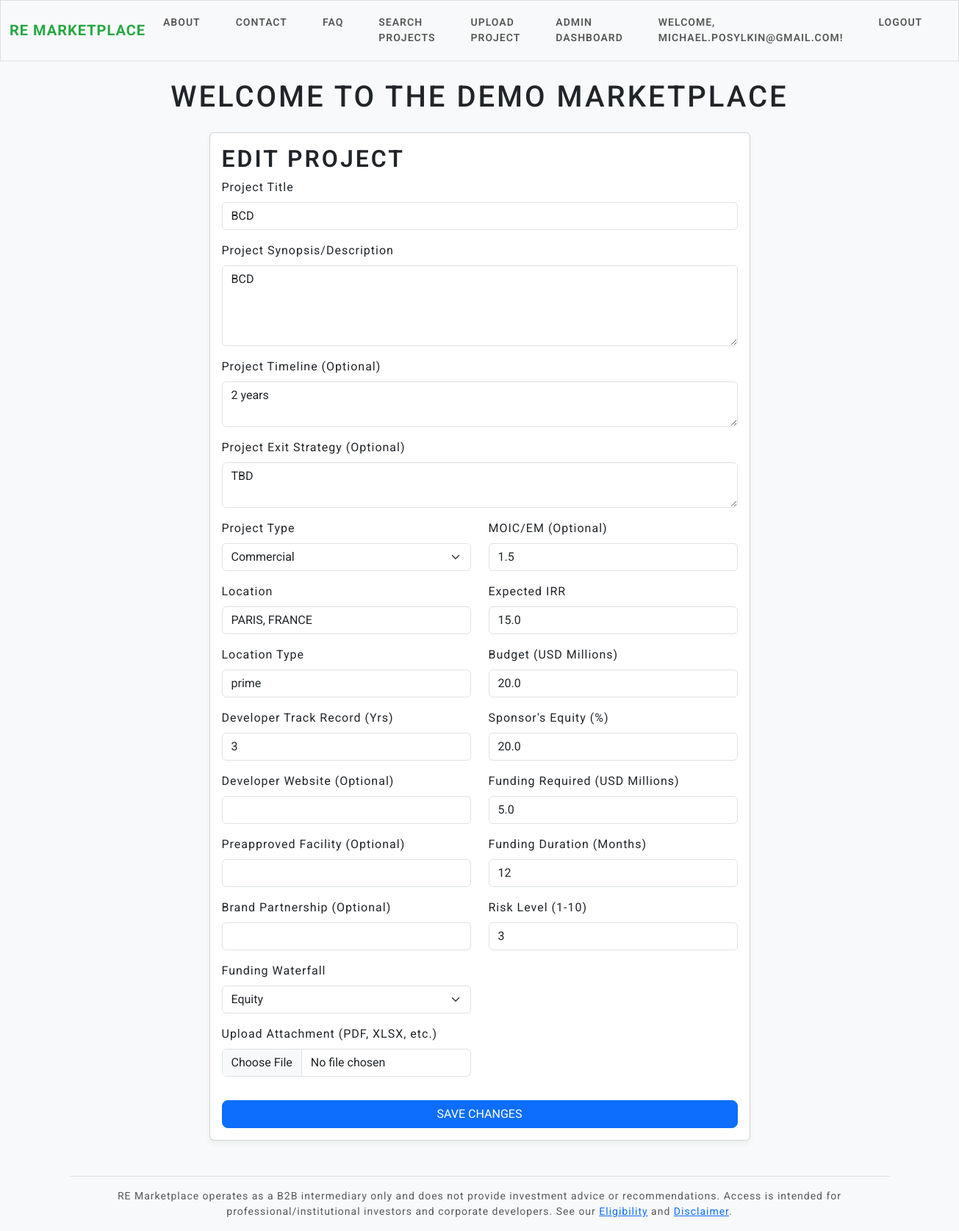
Page /projects/2/edit (signed in) on the committed database.
### models.py (models this page shows, shortened)
class User(UserMixin, db.Model):  # UserMixin adds login features
    id = db.Column(db.Integer, primary_key=True)
    email = db.Column(db.String(150), unique=True, nullable=False)
    password_hash = db.Column(db.String(150), nullable=False)
    role = db.Column(db.String(20), default='developer')  # 'developer' or 'investor'
    company_name = db.Column(db.String(150), nullable=True)
    position_in_company = db.Column(db.String(50), nullable=True)
    company_website = db.Column(db.String(255), nullable=True)
    company_address = db.Column(db.String(300), nullable=True)
    phone = db.Column(db.String(30), nullable=True)
    first_name = db.Column(db.String(100), nullable=True)
    surname = db.Column(db.String(100), nullable=True)
    aum = db.Column(db.Float, nullable=True)  # in millions or your preferred unit
    projects = db.relationship('Project', backref='owner', lazy=True)

class Project(db.Model):
    id = db.Column(db.Integer, primary_key=True)
    title = db.Column(db.String(200), nullable=False)
    description = db.Column(db.Text, nullable=False)
    project_type = db.Column(db.String(50), default='commercial')  # e.g., 'residential', 'commercial'
    budget = db.Column(db.Float, nullable=False)
    funding = db.Column(db.Float, nullable=False)
    duration = db.Column(db.Integer, nullable=True)
    irr = db.Column(db.Float, nullable=False)
    location = db.Column(db.String(100), nullable=False)
    risk_level = db.Column(db.Integer, default=5)  # 1-10 scale
    secured = db.Column(db.String(50), default='mezz')
    attachment_path = db.Column(db.String(300))
    timeline = db.Column(db.String(200), nullable=True)
    exit_strategy = db.Column(db.String(200), nullable=True)
    developer_tr = db.Column(db.String(200), nullable=True)
    website = db.Column(db.String(200), nullable=True)
    preapproved_facility = db.Column(db.String(100), nullable=True)
    brand_partnership = db.Column(db.String(100), nullable=True)
    MOIC_EM = db.Column(db.Float, nullable=True)
    sponsor_equity = db.Column(db.Float, nullable=False)
    location_type = db.Column(db.String(50), default='prime') # e.g., 'prime', 'non-prime'
    user_id = db.Column(db.Integer, db.ForeignKey('user.id'), nullable=False)  # New: Links to user

### app.py (the view, shortened to what this page needs)
@app.route("/projects/<int:project_id>/edit", methods=["GET", "POST"])
@login_required
def edit_project(project_id):
    project = Project.query.get_or_404(project_id)
    if not can_edit_project(project, current_user):
        abort(403)
    form = ProjectForm(obj=project)
    return render_template("upload.html", form=form, edit_mode=True, project=project)

### app.py (called while the page is built)
def can_edit_project(project, user):
    if not user.is_authenticated:
        return False
    if getattr(user, "role", None) == "admin":
        return True
    return getattr(user, "role", None) == "developer" and project.user_id == user.id

@login_manager.user_loader
def load_user(user_id):
    return User.query.get(int(user_id))

### templates/upload.html (shortened to what this page needs)
{% extends "base.html" %}
{% block content %}
<div class="row justify-content-center">
  <div class="col-md-8">
    <div class="card">
      <div class="card-body">
        <h2 class="card-title">
          {% if view_mode %}
            Project Details
          {% elif edit_mode %}
            Edit Project
          {% else %}
            Upload Project Synopsis
          {% endif %}
        </h2>
        {% if not view_mode %}
          <form method="POST" enctype="multipart/form-data">
        {% endif %}
        <div class="mb-3">
          {{ form.title.label(class="form-label") }}
          {% if view_mode %}
            <div class="form-control-plaintext">{{ project.title }}</div>
          {% else %}
            {{ form.title(class="form-control") }}
          {% endif %}
        </div>
        <div class="mb-3">
          {{ form.description.label(class="form-label") }}
          {% if view_mode %}
            <div class="form-control-plaintext">{{ project.description }}</div>
          {% else %}
            {{ form.description(class="form-control", rows=4) }}
          {% endif %}
        </div>
        <div class="mb-3">
          {{ form.timeline.label(class="form-label") }}
          {% if view_mode %}
            <div class="form-control-plaintext">{{ project.timeline or '—' }}</div>
          {% else %}
            {{ form.timeline(class="form-control", rows=2) }}
          {% endif %}
        </div>
        <div class="mb-3">
          {{ form.exit_strategy.label(class="form-label") }}
          {% if view_mode %}
            <div class="form-control-plaintext">{{ project.exit_strategy or '—' }}</div>
          {% else %}
            {{ form.exit_strategy(class="form-control", rows=2) }}
          {% endif %}
        </div>
        <div class="row">
          <div class="col-md-6">
            <div class="mb-3">
              {{ form.project_type.label(class="form-label") }}
              {% if view_mode %}
                <div class="form-control-plaintext">{{ project.project_type }}</div>
              {% else %}
                {{ form.project_type(class="form-select") }}
              {% endif %}
            </div>
            <div class="mb-3">
              {{ form.location.label(class="form-label") }}
              {% if view_mode %}
                <div class="form-control-plaintext">{{ project.location }}</div>
              {% else %}
                {{ form.location(class="form-control") }}
              {% endif %}
            </div>
             <div class="mb-3">
               {{ form.location_type.label(class="form-label") }}
               {% if view_mode %}
                 <div class="form-control-plaintext">{{ project.location_type }}</div>
               {% else %}
                 {{ form.location_type(class="form-control") }}
               {% endif %}
             </div>
            <div class="mb-3">
              {{ form.developer_tr.label(class="form-label") }}
              {% if view_mode %}
                <div class="form-control-plaintext">{{ project.developer_tr or '—' }}</div>
              {% else %}
                {{ form.developer_tr(class="form-control") }}
              {% endif %}
            </div>
            <div class="mb-3">
              {{ form.website.label(class="form-label") }}
              {% if view_mode %}
                {% if project.website %}
                  <a href="{{ project.website }}" target="_blank">{{ project.website }}</a>
                {% else %}
                  <div class="form-control-plaintext">—</div>
                {% endif %}
              {% else %}
                {{ form.website(class="form-control") }}
              {% endif %}
            </div>
            <div class="mb-3">
              {{ form.preapproved_facility.label(class="form-label") }}
              {% if view_mode %}
                <div class="form-control-plaintext">{{ project.preapproved_facility or '—' }}</div>
              {% else %}
                {{ form.preapproved_facility(class="form-control") }}
              {% endif %}
            </div>
            <div class="mb-3">
              {{ form.brand_partnership.label(class="form-label") }}
              {% if view_mode %}
                <div class="form-control-plaintext">{{ project.brand_partnership or '—' }}</div>
              {% else %}
                {{ form.brand_partnership(class="form-control") }}
              {% endif %}
            </div>
            <div class="mb-3">
              {{ form.secured.label(class="form-label") }}
              {% if view_mode %}
                <div class="form-control-plaintext">{{ project.secured }}</div>
              {% else %}
                {{ form.secured(class="form-select") }}
              {% endif %}
            </div>
            <div class="mb-3">
              {{ form.attachment.label(class="form-label") }}
              {% if view_mode %}
                {% if project.attachment_path %}
                  <a href="{{ url_for('uploaded_file', filename=project.attachment_path) }}" class="btn btn-sm btn-outline-primary" target="_blank">Download Attachment</a>
                {% else %}
                  <div class="form-control-plaintext">—</div>
                {% endif %}
              {% else %}
                {{ form.attachment(class="form-control") }}
              {% endif %}
            </div>
          </div>
          <div class="col-md-6">
            {% for field in [form.MOIC_EM, form.irr, form.budget, form.sponsor_equity, form.funding, form.duration, form.risk_level] %}
              <div class="mb-3">
                {{ field.label(class="form-label") }}
                {% if view_mode %}
                  <div class="form-control-plaintext">
                    {{ project[field.name] if project[field.name] is defined else '—' }}
                  </div>
                {% else %}
                  {{ field(class="form-control") }}
                {% endif %}
              </div>
            {% endfor %}
          </div>
        </div>
        {% if view_mode %}
          <div class="d-flex justify-content-center gap-3 mt-4">
            {% if current_user.is_authenticated and (current_user.role == 'admin' or current_user.id == project.user_id) %}
              <a href="{{ url_for('edit_project', project_id=project.id) }}" class="btn btn-outline-secondary">
                <i class="bi bi-pencil"></i> Edit
              </a>
            {% endif %}
            <a href="{{ url_for('search') }}" class="btn btn-secondary">
              <i class="bi bi-arrow-left"></i> Back
            </a>
            <button type="button" class="btn btn-outline-primary" onclick="window.print()">
              <i class="bi bi-printer"></i> Print
            </button>
          </div>
        {% else %}
          <div class="d-grid mt-3">
            {% if edit_mode %}
              {{ form.submit(class="btn btn-primary", value="Save changes") }}
            {% else %}
              {{ form.submit(class="btn btn-success", value="Create project") }}
            {% endif %}
          </div>
          </form>
        {% endif %}
      </div>
    </div>
  </div>
</div>
{% endblock %}

### templates/base.html (shortened to what this page needs)
<!DOCTYPE html>
<html lang="en">
<head>
    <link rel="stylesheet" href="https://cdn.jsdelivr.net/npm/bootswatch@5.3.0/dist/lux/bootstrap.min.css">
    <link href="https://cdn.jsdelivr.net/npm/select2@4.1.0-rc.0/dist/css/select2.min.css" rel="stylesheet">
    <link rel="stylesheet" href="{{ url_for('static', filename='style.css') }}">
    <link href="https://cdn.jsdelivr.net/npm/bootstrap@5.3.2/dist/css/bootstrap.min.css" rel="stylesheet">
    <link href="https://cdn.jsdelivr.net/npm/select2@4.1.0-rc.0/dist/css/select2.min.css" rel="stylesheet">
</head>
<body>
    <nav class="navbar navbar-expand-lg navbar-light bg-light">
        <div class="container-fluid">
            <a class="navbar-brand" href="{{ url_for('home') }}">RE Marketplace</a>
            <div class="collapse navbar-collapse" id="navbarNav">
                <ul class="navbar-nav me-auto">
                    <li class="nav-item"><a class="nav-link" href="{{ url_for('about') }}">About</a></li>
                    <li class="nav-item"><a class="nav-link" href="{{ url_for('contact') }}">Contact</a></li>
                    <li class="nav-item"><a class="nav-link" href="{{ url_for('faq') }}">FAQ</a></li>
                    {% if current_user.is_authenticated %}
                        <li class="nav-item"><a class="nav-link" href="{{ url_for('search') }}">Search Projects</a></li>
                    {% endif %}
                    {% if current_user.is_authenticated and current_user.role == 'developer' or current_user.role == 'admin' %}
                        <li class="nav-item"><a class="nav-link" href="{{ url_for('upload') }}">Upload Project</a></li>
                    {% endif %}
                    {% if current_user.is_authenticated and current_user.role == 'admin' %}
                      <li class="nav-item">
                        <a class="nav-link" href="{{ url_for('admin_dashboard') }}">Admin Dashboard</a>
                      </li>
                    {% endif %}
                </ul>
                <ul class="navbar-nav">
                    {% if current_user.is_authenticated %}
                        <li class="nav-item"><span class="nav-link">Welcome, {{ current_user.email }}!</span></li>
                        <li class="nav-item"><a class="nav-link" href="{{ url_for('logout') }}">Logout</a></li>
                    {% else %}
                        <li class="nav-item"><a class="nav-link" href="{{ url_for('login') }}">Login</a></li>
                        <li class="nav-item"><a class="nav-link" href="{{ url_for('register') }}">Register</a></li>
                    {% endif %}
                </ul>
            </div>
        </div>
    </nav>
    <div class="container mt-4">
        <h1 class="text-center mb-4">Welcome to the Demo Marketplace</h1>
        {% block content %}{% endblock %}
        <footer class="border-top mt-5 py-3 small text-center text-muted">
          RE Marketplace operates as a B2B intermediary only and does not provide investment advice or recommendations.
          Access is intended for professional/institutional investors and corporate developers.
          See our <a href="{{ url_for('eligibility') }}">Eligibility</a> and <a href="{{ url_for('disclaimer') }}">Disclaimer</a>.
        </footer>
    </div>
</body>
</html>

### static/style.css (style rules this page uses)
body { background-color: #f8f9fa; font-family: 'Inter', 'Segoe UI', sans-serif; }
.card { border-radius: 1rem; box-shadow: 0 4px 8px rgba(0,0,0,0.05); }
.card-body h2, .card-body h3 { font-weight: 600; }
.btn { border-radius: 8px !important; }
.navbar { border-bottom: 2px solid rgba(0,0,0,0.05); }

### templates/base.html (style rules this page uses)
body { font-family: 'Roboto', sans-serif; background-color: #f8f9fa; }
.navbar-brand { font-weight: 700; color: #28a745 !important; }

### rows in the picture
User: email "MICHAEL.POSYLKIN@GMAIL.COM"
Project: title "BCD", description "BCD", timeline "2 years", exit_strategy "TBD", project_type "Commercial", location "PARIS, FRANCE", location_type "prime", developer_tr "3", secured "Equity", MOIC_EM "1.5" "15.0" "20.0" "20.0" "5.0" "12" "3"

### other values in the picture
{{ field.label(class="form-label") }} "MOIC/EM (Optional)" "Expected IRR" "Budget (USD Millions)" "Sponsor's Equity (%)" "Funding Required (USD Millions)" "Funding Duration (Months)" "Risk Level (1-10)"
